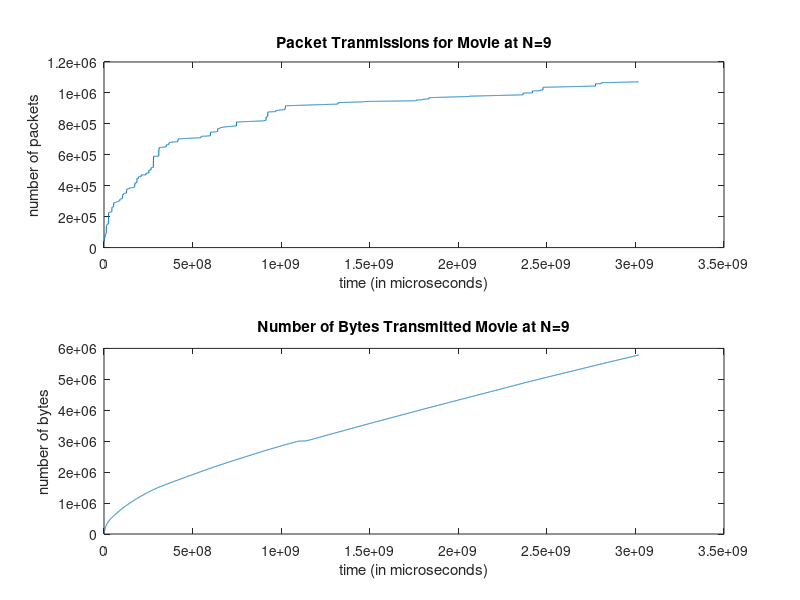

Recreate this plot in MATLAB.
clc;clear all;
%%%%%%%%%%%%%%%%%%%%%%%%%%%%%%%%%%%%%%%%%%%%%%%%%%%%%%%%%%%%%%%%%%%
%Reading data from a file
%Note that time is in micro seconds and packetsize is in Bytes
%%%%%%%%%%%%%%%%%%%%%%%%%%%%%%%%%%%%%%%%%%%%%%%%%%%%%%%%%%%%%%%%%%%
close all;
clearvars;
size = 4000;

%............. sink output1
[arrival_time, packetsize_p, number] = textread('scheduler2.txt', '%f %f %f');

%plot number of packet transmissions on a time scale of 10 ms per data
%point
%for number of packet transmissions, we don't care about the packet size
%just the fact that a packet comes in at arrival_time(i)
figure(1);
subplot(2,1,1);

time = arrival_time(1:size);
packet = arrival_time(1:size);
plot(cumsum(time), packet);
title('Packet Tranmissions for Movie at N=9');
xlabel('time (in microseconds)');
ylabel('number of packets');
%plot number of transmitted bytes on a time scale of 10 ms per data point
subplot(2,1,2);
packet2 = packetsize_p(1:size);
plot(cumsum(time), cumsum(packet2));
title('Number of Bytes Transmitted Movie at N=9');
ylabel('number of bytes');
xlabel('time (in microseconds)');
